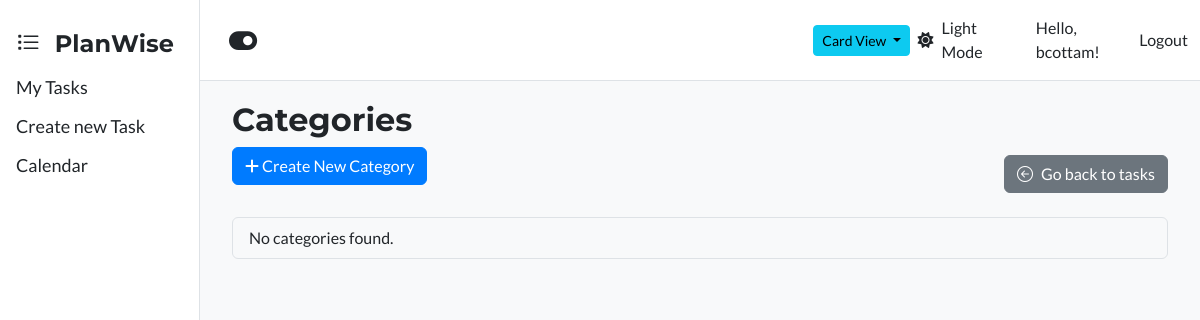
/categories/ (signed in), run on an earlier commit of the app's database.
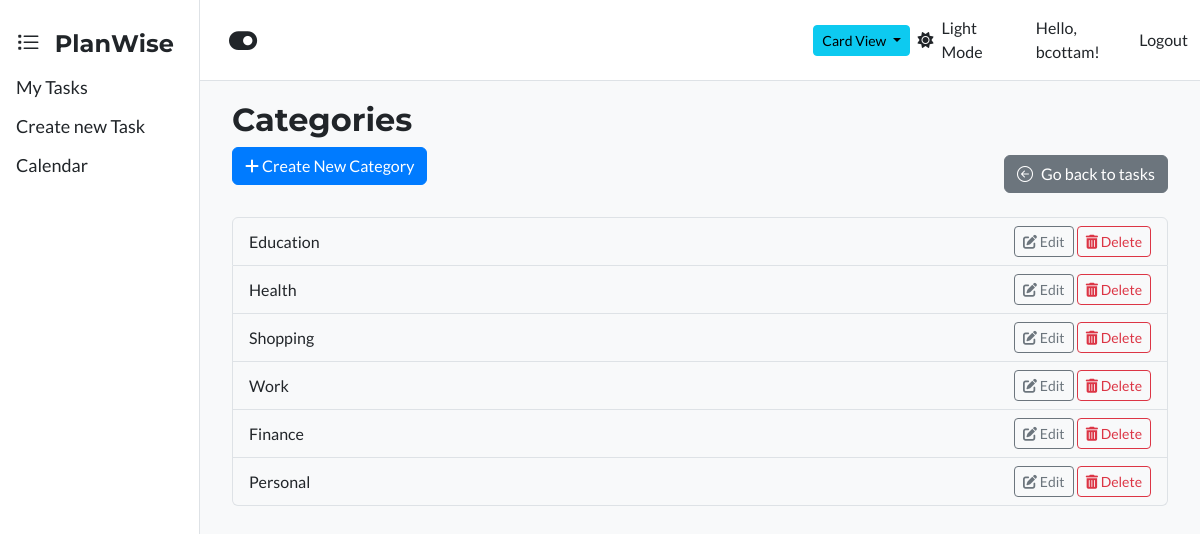
And on a later commit of the database.
### tasks/models.py (models this page shows, shortened)
class Category(models.Model):
    user = models.ForeignKey(User, on_delete=models.CASCADE, null=True, blank=True)
    name = models.CharField(max_length=100)
    class Meta:
        verbose_name_plural = "Categories"

### tasks/views.py (the view)
# urls.py: path('categories/', views.CategoryListView.as_view(), name='category_list'),
class CategoryListView(LoginRequiredMixin, ListView):
    model = Category
    template_name = 'tasks/category_list.html'
    context_object_name = 'categories'
    def get_queryset(self):
        return Category.objects.filter(user=self.request.user)

### tasks/templates/tasks/category_list.html (shortened to what this page needs)
{% extends 'base.html' %}
{% block content %}
  <h2>Categories</h2>
  <div class="d-flex justify-content-between mb-3 align-items-center">
  <a href="{% url 'tasks:category_create' %}" class="btn btn-primary mb-3">
    <i class="fas fa-plus"></i> Create New Category
  </a>
  <a class="btn btn-secondary h-50"  href="{% url 'tasks:task_list' %}"> <i class="bi bi-arrow-left-circle me-2"></i>Go back to tasks</a>
  </div>
  <ul class="list-group">
    {% for category in categories %}
      <li class="list-group-item d-flex justify-content-between align-items-center">
        {{ category.name }}
        <div>
          <a href="{% url 'tasks:category_update' category.pk %}" class="btn btn-outline-secondary btn-sm">
            <i class="fas fa-edit"></i> Edit
          </a>
          <a href="{% url 'tasks:category_delete' category.pk %}" class="btn btn-outline-danger btn-sm">
            <i class="fas fa-trash-alt"></i> Delete
          </a>
        </div>
      </li>
    {% empty %}
      <li class="list-group-item">No categories found.</li>
    {% endfor %}
  </ul>
{% endblock %}

### Templates/base.html (shortened to what this page needs)
{% load static %}
<!DOCTYPE html>
<html lang="en">
<head>
    <link href="https://cdn.jsdelivr.net/npm/bootstrap@5.3.0/dist/css/bootstrap.min.css" rel="stylesheet">
    <link rel="stylesheet" href="https://cdnjs.cloudflare.com/ajax/libs/font-awesome/6.4.0/css/all.min.css">
    <link rel="stylesheet" href="https://cdn.jsdelivr.net/npm/bootstrap-icons@1.11.3/font/bootstrap-icons.min.css">
    <link rel="stylesheet" href="{% static 'css/styles.css' %}"?v=2">
</head>
<body>
    {% if user.is_authenticated %}
    <div class="sidenav">
        <a class="navbar-brand fs-4" href="{% url 'tasks:task_list' %}">
                <i class="bi bi-list-task fs-4 me-2"></i> PlanWise
            </a>
        <a class="nav-link" href="{% url 'tasks:task_list' %}">My Tasks</a>
        <a href="{% url 'tasks:task_create' %}">Create new Task</a>
        <a href="{% url 'tasks:task_calendar' %}">Calendar</a>
    </div>
    {% endif %}
    <nav class="navbar navbar-expand-lg">
        <div class="container">
           {% if user.is_authenticated %}
            <button id="sidebarToggle" class="btn btn-lg" type="button" aria-label="Collapse sidebar" title="Collapse sidebar">
                 <i id="sidebarToggleIcon" class="fa-solid fa-toggle-on fa-lg"></i>
           </button>
              {% endif %}
            <div class="collapse navbar-collapse justify-content-between" id="navbarNav">
                {% if user.is_authenticated %}
                <ul class="navbar-nav d-flex align-items-center justify-content-end w-75" style="height: 100%;">
                    <li class="nav-item">
                         <div class="d-flex align-items-center" style="height: 100%;">
                            <div class="dropdown">
                                <button class="btn btn-info btn-sm dropdown-toggle" type="button" id="viewDropdown" data-bs-toggle="dropdown" aria-expanded="false">
                                    <span id="currentViewLabel">Card View</span>
                                </button>
                            </div>
                        </div>
                    </li>
                </ul>
                {% endif %}
                <ul class="navbar-nav">
                    {% if user.is_authenticated %}
                        <li class="nav-item d-flex align-items-center me-3">
                            <a href="#" id="theme-toggle" class="nav-link d-flex align-items-center">
                                <i class="fas fa-moon"></i>
                                <span id="theme-label" class="ms-2"></span>
                            </a>
                        </li>
                        <div class="d-flex align-items-center">
                        <li class="nav-item">
                            <span class="navbar-text me-2">Hello, {{ user.username }}!</span>
                        </li>
                        <li class="nav-item">
                            <form method="post" action="{% url 'logout' %}" style="display:inline;">
                                <button type="submit" class="nav-link btn btn-link" style="padding:0;">Logout</button>
                            </form>
                        </li>
                        </div>
                    {% endif %}
                </ul>
            </div>
        </div>
    </nav>
    <div class="container-fluid min-vh-100">
        <div class=" main" name="content" id="content">
            <div class="vw-auto">
                {% block content %}
                {% endblock %}
            </div>
        </div>
</div>
</body>
</html>

### static/css/styles.css (style rules this page uses)
:root { --background: #F8F9FA; --background-lighter: #FFFFFF; --text: #212529; --primary-accent: #007BFF; --secondary-accent: #6C757D; --success: #28A745; --error: #DC3545; --border-color: #DEE2E6; --sidebar-width: 200px; }
body { background-color: var(--background) !important; color: var(--text); font-family: 'Lato', sans-serif; }
h1, h2, h3, h4, h5, h6, .navbar-brand, .card-title { font-family: 'Montserrat', sans-serif; font-weight: 700; }
.list-group-item { background-color: transparent; border-color: var(--border-color); color: var(--text); }
.btn-primary { background-color: var(--primary-accent); border-color: var(--primary-accent); color: #fff; }
.btn-secondary { background-color: var(--secondary-accent); border-color: var(--secondary-accent); color: #fff; }
.btn-outline-secondary { color: var(--secondary-accent); border-color: var(--secondary-accent); }
.navbar { background-color: var(--background-lighter); margin-left: var(--sidebar-width); border-bottom: 1px solid var(--border-color); }
.navbar .nav-link, .navbar .navbar-text, .navbar .navbar-brand, #sidebarToggleIcon { color: var(--text) !important; }
.sidenav { height: 100%; width: var(--sidebar-width); position: fixed; z-index: 1; top: 0; left: 0; background-color: var(--background-lighter); overflow-x: hidden; padding-top: 20px; border-right: 1px solid var(--border-color); }
.sidenav a { padding: 6px 8px 6px 16px; text-decoration: none; font-size: 18px; color: var(--text); display: block; }
.main { margin-left: var(--sidebar-width); padding: 20px; }
.sidenav, .main, .navbar { transition: margin-left .25s ease, width .25s ease, padding .25s ease; }

What changed in the data, as far as the page shows it:
added Category: name "Education"
added Category: name "Health"
added Category: name "Shopping"
added Category: name "Work"
added Category: name "Finance"
added Category: name "Personal"
Also different on the page:
text no longer shown: "No categories found."
